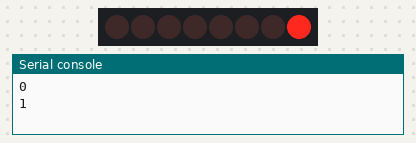
Recording of a program running on a simulated Raspberry Pi Pico running MicroPython. Parts: 8 shift-register outputs drawn as a row of LEDs (first output left, lit = HIGH), the last lines printed to the serial console.

Above: at 1.1 s.
At 5.1 s:
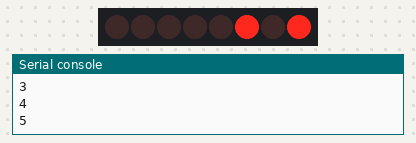
At 10.1 s:
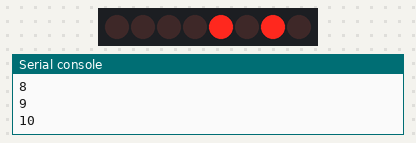
At 19.1 s:
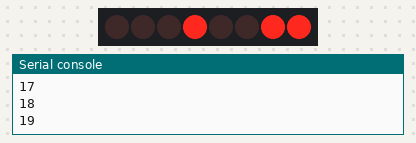
At 28.1 s:
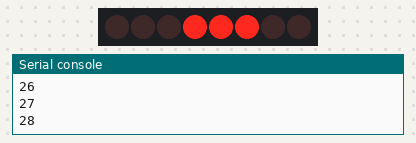
At 38.1 s:
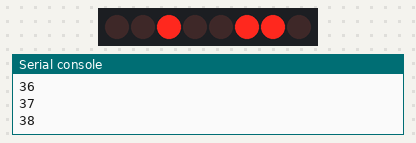
Timing chart, 0 to 40.0 s (numbered marks = the images above):
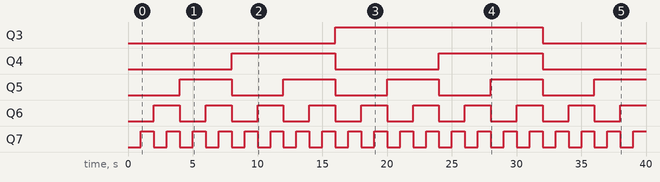

Measured:
- by itself, Q3: LOW → HIGH at 16.0 s, → LOW 16.0 s later
- by itself, Q4: alternates HIGH for 8.0 s and LOW for 8.0 s
- by itself, Q5: alternates HIGH for 4.0 s and LOW for 4.0 s
- by itself, Q6: alternates HIGH for 2.0 s and LOW for 2.0 s
- by itself, Q7: alternates HIGH for 1.0 s and LOW for 1.0 s

The program:

led.py
```python
from machine import Pin, SPI
from time import sleep

data_pin = Pin(0, Pin.OUT)
clock_pin = Pin(1, Pin.OUT)
latch_pin = Pin(2, Pin.OUT)
data_pin.value(0)
clock_pin.value(0)
latch_pin.value(0)

num_0 = 0b00000001
num_1 = 0b00000010
num_2 = 0b00000011
num_3 = 0b00000100
num_4 = 0b01100110
num_5 = 0b01101101
num_6 = 0b01111101
num_7 = 0b00000111
num_8 = 0b01111111
num_9 = 0b01100111
char_a =0b01110111
char_b =0b01111100
char_c =0b00011100
char_d =0b01011110
char_e =0b01111001
char_f =0b01110001

delay = 0.20

count = 0

def shifter(value):
    latch_pin.low()
    for x in range(8):
        data_pin.value(value >> x & 1)
        clock_pin.low()
        clock_pin.high()
        # clock_pin.high()
    # latch_pin.high()
    latch_pin.high()

# while True:
#     count += 1
#     print("writing data", count)
#     write_bit(num_0)
#     write_bit(num_1)
#     write_bit(num_2)
#     write_bit(num_3)
#     sleep(1)

for x in range(255):
    shifter(x)
    print(x)
    sleep(1)
```
